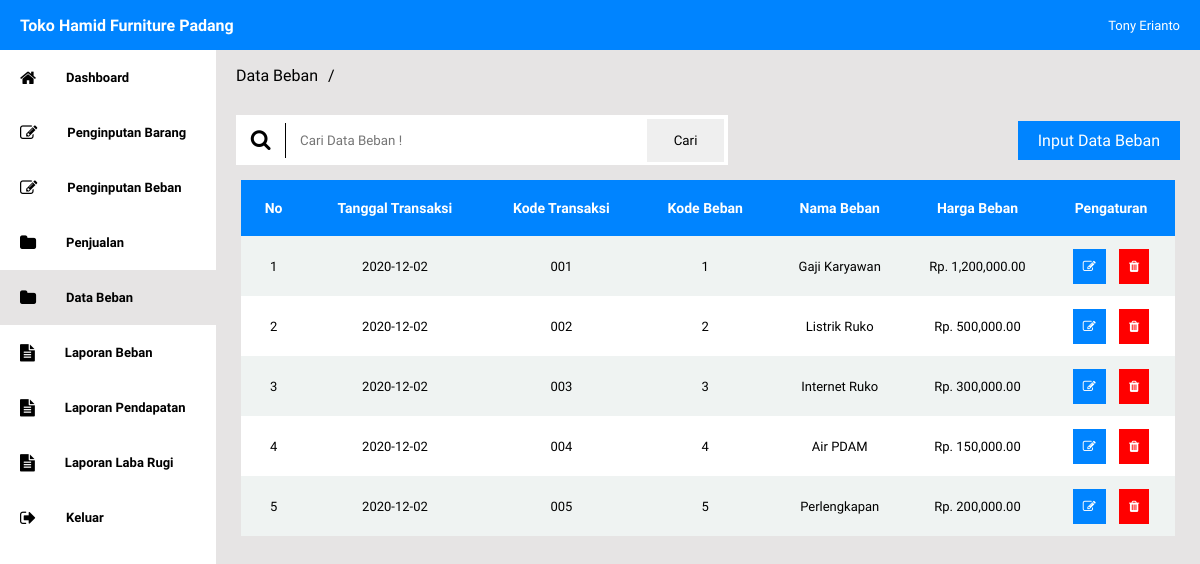
Page /databeban/index.php (signed in) on the committed database.
### tables this page shows
CREATE TABLE `tb_data_beban` (
  `tanggal_transaksi` date NOT NULL,
  `kode_transaksi` varchar(100) NOT NULL,
  `kode_beban` varchar(100) NOT NULL,
  `nama_beban` varchar(100) NOT NULL,
  `harga_beban` int(11) NOT NULL
);

### databeban/index.php (the view, shortened to what this page needs)
<?php
 include '../koneksi/index.php';
?>
<!DOCTYPE html>
<html lang="en">
<head>
    <link rel="stylesheet" href="../css/style.css">
    <link rel="stylesheet" href="https://stackpath.bootstrapcdn.com/font-awesome/4.7.0/css/font-awesome.min.css">
</head>
<body>
    <section>
        <div class="top-nav">
            <div class="brand-company">
                Toko Hamid Furniture Padang
            </div>
            <div class="name-account">
                <?php echo $_SESSION["nama_lengkap"] ?>
            </div>
        </div>
        <div class="side-nav">
            <div class="side-nav-menu">
                <ul>
                    <li><a href="../dashboard/"><i class="fa fa-home fa-lg"></i>Dashboard</a></li>
                    <li><a href="../penginputan/"><i class="fa fa-edit fa-lg"></i>Penginputan Barang</a></li>
                    <li><a href="../penginputanbeban/"><i class="fa fa-edit fa-lg"></i>Penginputan Beban</a></li>
                    <li><a href="../penjualan/"><i class="fa fa-folder fa-lg"></i>Penjualan</a></li>
                    <li><a class="active" href="../databeban/"><i class="fa fa-folder fa-lg"></i>Data Beban</a></li>
                    <li><a href="../laporanbeban/"><i class="fa fa-file-text fa-lg"></i>Laporan Beban</a></li>
                    <li><a href="../laporanpendapatan/"><i class="fa fa-file-text fa-lg"></i>Laporan Pendapatan</a></li>
                    <li><a href="../laporanlabarugi/"><i class="fa fa-file-text fa-lg"></i>Laporan Laba Rugi</a></li>
                    <li><a href="../proses/keluar.php"><i class="fa fa-sign-out fa-lg"></i>Keluar</a></li>
                </ul>
            </div>
        </div>
    </section>
    <section>
        <div class="content-layout">
            <div class="breadcrumb">
                <a href="../databeban/">Data Beban</a><span>/</span>
            </div>
            <div class="button-input-layout">
                <?php
                $cari="";
                ?>
                <div class="search-layout">
                    <div class="search-logo">
                        <i class="fa fa-search fa-lg">
                        </i>
                    </div>
                    <div class="search-input-layout">
                    <form action="" method="get">
                        <input type="text" name="caridatabeban" value="<?php echo $cari ?>" placeholder="Cari Data Beban ! " name="" id="">
                        <input type="submit" value="Cari">
                    </form>
                    </div>
                </div>
                <a href="../inputdatabeban/">Input Data Beban</a>
            </div>
            <div class="table-layout">
                <table>
                    <tr>
                        <th>No</th>
                        <th>Tanggal Transaksi</th>
                        <th>Kode Transaksi</th>
                        <th>Kode Beban</th>
                        <th>Nama Beban</th>
                        <th>Harga Beban</th>
                        <th>Pengaturan</th>
                    </tr>
                    <?php
                        if(isset($_GET['caridatabeban'])){
                        $cari=$_GET['caridatabeban'];
                            $data  = "SELECT * FROM tb_data_beban WHERE tanggal_transaksi LIKE'%$cari%' OR kode_transaksi LIKE'%$cari%'
                            OR kode_beban LIKE'%$cari%' OR nama_beban LIKE'%$cari%' OR harga_beban LIKE'%$cari%'";
                        }
                        else{
                            $data  = "SELECT * FROM tb_data_beban";
                        }
                        $no=1;
                        $query = mysqli_query($koneksi,$data);
                        while($row = mysqli_fetch_array($query))
                        {
                            $tanggal_transaksi= $row["tanggal_transaksi"];
                            $kode_transaksi = $row["kode_transaksi"];
                            $kode_beban = $row["kode_beban"];
                            $nama_beban = $row["nama_beban"];
                            $harga_beban= $row["harga_beban"];
                    ?>
                    <tr>
                        <td><?php echo "$no"?></td>
                        <td><?php echo "$tanggal_transaksi" ?></td>
                        <td><?php echo "$kode_transaksi" ?></td>
                        <td><?php echo "$kode_beban" ?></td>
                        <td><?php echo "$nama_beban" ?></td>
                        <td><?php echo "Rp. ". number_format($harga_beban, 2, ".", ",");?></td>
                        <td>
                            <a href="../ubahdatabeban/?kode_transaksi=<?php echo $kode_transaksi ?>"><i class="fa fa-edit"></i></a>
                            <a href="../databeban/hapus.php?kode_transaksi=<?php echo $kode_transaksi ?>"><i class="fa fa-trash"></i></a>
                        </td>
                    </tr>
                    <?php
                    $no++;
                    }
                    ?>
                </table>
            </div>
        </div>
    </section>
</body>
</html>

### css/style.css (style rules this page uses)
* { font-family: 'Varela Round', sans-serif; margin: 0; padding: 0; }
.top-nav { position: fixed; top:0; width: 100%; height: 50px; background-color: #0084ff; display: flex; justify-content: space-between; }
.top-nav > .brand-company { width: 30%; height: 100%; display: flex; align-items: center; margin-left: 20px; font-weight: bold; color: #ffffff; cursor: default; }
.top-nav > .name-account { width: 30%; height: 100%; font-size: 13px; display: flex; justify-content: flex-end; align-items: center; margin-right: 20px; color: #ffffff; cursor: default; }
.side-nav { position: fixed; top: 50px; left: 0; width: 18%; height: 100%; }
.side-nav > .side-nav-menu { width: 100%; height: 70%; }
.side-nav > .side-nav-menu > ul { padding: 0; margin: 0; }
.side-nav > .side-nav-menu > ul > li { list-style-type: none; }
.side-nav > .side-nav-menu > ul > li > a { display: block; padding:20px; font-size: 13px; font-weight: bold; text-decoration: none; color: #000000; }
.side-nav > .side-nav-menu > ul > li > a > i { margin-right: 30px; }
.side-nav > .side-nav-menu > ul > li > a.active { background-color:#e6e4e4; }
.content-layout { width: 82%; height: 100%; position: fixed; top:50px; right: 0; background-color:#e6e4e4; overflow-y: auto; }
.content-layout > .breadcrumb { width: 100%; height: 50px; display: flex; align-items: center; margin-left: 20px; }
.content-layout > .breadcrumb > a { text-decoration: none; color: #000000; }
.content-layout > .breadcrumb > span { margin: 0px 10px; }
.button-input-layout { width: 100%; height: 80px; display: flex; align-items: center; justify-content: space-between; }
.search-layout { width: 50%; height: 50px; margin-left: 20px; display: flex; justify-content: center; align-items: center; background-color: #ffffff; }
.search-layout > .search-logo { width: 10%; height: 70%; display: flex; justify-content: center; align-items: center; border-right: 1px solid #000000; }
.search-input-layout { height: 100%; width: 90%; display: flex; align-items: center; justify-content: center; }
.search-input-layout > form { height: 100%; width: 100%; display: flex; align-items: center; justify-content: center; }
.search-input-layout > form > input[type=text] { padding: 14px; width: 93%; border: none; outline: none; }
.search-input-layout > form > input[type=submit] { padding: 14px; width: 20%; border: none; outline: none; margin-right: 4px; }
.button-input-layout > a { display: block; background-color: #0084ff; padding: 10px 20px; text-decoration: none; color:#ffffff; margin-right: 20px; }
.table-layout { height: 400px; width: 95%; margin:auto; overflow-y: auto; }
.table-layout > table { width: 100%; text-align: center; border-collapse: collapse; }
.table-layout > table th { padding: 20px; font-size: 14px; background-color: #0084ff; color: #ffffff; }
.table-layout > table td { height: 60px; font-size: 13px; }
.table-layout> table tr:nth-child(odd) { background-color: #ffffff; }
.table-layout> table tr:nth-child(even) { background-color: #eff3f2; }
.table-layout > table td a { padding: 10px; background-color: #0084ff; text-decoration: none; color:#ffffff; margin: 0px 5px; }
.table-layout > table td a:nth-child(even) { background-color: #ff0000; }

### rows in the picture
tb_data_beban: tanggal_transaksi "2020-12-02", kode_transaksi "001", kode_beban "1", nama_beban "Gaji Karyawan", harga_beban "1,200,000.00"
tb_data_beban: tanggal_transaksi "2020-12-02", kode_transaksi "002", kode_beban "2", nama_beban "Listrik Ruko", harga_beban "500,000.00"
tb_data_beban: tanggal_transaksi "2020-12-02", kode_transaksi "003", kode_beban "3", nama_beban "Internet Ruko", harga_beban "300,000.00"
tb_data_beban: tanggal_transaksi "2020-12-02", kode_transaksi "004", kode_beban "4", nama_beban "Air PDAM", harga_beban "150,000.00"
tb_data_beban: tanggal_transaksi "2020-12-02", kode_transaksi "005", kode_beban "5", nama_beban "Perlengkapan", harga_beban "200,000.00"

### other values in the picture
$_SESSION["nama_lengkap"] "Tony Erianto"
